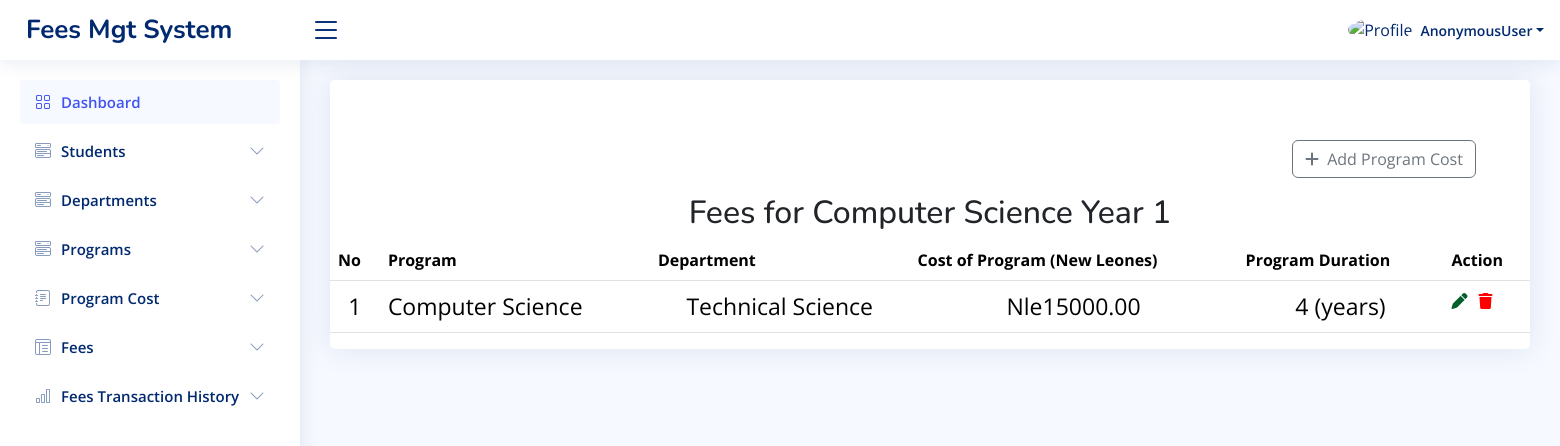
Page /cs_cost1/ on the committed database.
### app/models.py (models this page shows, shortened)
class CS_Cost1(models.Model):
    program_name = models.CharField(max_length=255, null=True)
    program_duration = models.CharField(max_length=255)
    program_fees = models.DecimalField(max_digits=10, decimal_places=2)
    department = models.ForeignKey(Department, on_delete=models.CASCADE)
    all_program = models.ForeignKey(Programs, on_delete=models.CASCADE)

class Department(models.Model):
    department_name = models.CharField(max_length=100)

### app/views.py (the view, shortened to what this page needs)
# urls.py: path('cs_cost1/', views.cs_cost1, name='cs_cost1'),
def cs_cost1(request):
    programs = CS_Cost1.objects.all()  # Query for existing Program entries
    departments = Department.objects.all()
    all_programs = Programs.objects.all()  # Fetch all Programs to display in the form dropdown
    return render(request, 'cs_cost1.html', {
        'departments': departments,
        'programs': programs,
        'all_programs': all_programs,  # Send all_programs to the template
    })

### templates/cs_cost1.html (shortened to what this page needs)
{% load static %}
<!DOCTYPE html>
<html lang="en">
<head>
    <link href="{% static 'vendor1/bootstrap/css/bootstrap.min.css' %}" rel="stylesheet">
    <link href="{% static 'vendor1/bootstrap-icons/bootstrap-icons.css' %}" rel="stylesheet">
    <link href="{% static 'vendor1/boxicons/css/boxicons.min.css' %}" rel="stylesheet">
    <link href="{% static 'vendor1/quill/quill.snow.css' %}" rel="stylesheet">
    <link href="{% static 'vendor1/quill/quill.bubble.css' %}" rel="stylesheet">
    <link href="{% static 'vendor1/remixicon/remixicon.css' %}" rel="stylesheet">
    <link href="{% static 'vendor1/simple-datatables/style.css' %}" rel="stylesheet">
    <link rel="stylesheet" href="https://cdnjs.cloudflare.com/ajax/libs/font-awesome/6.6.0/css/all.min.css" />
    <link href="{% static 'css1/style.css' %}" rel="stylesheet">
  </head>
<body>
  <header id="header" class="header fixed-top d-flex align-items-center">
    <div class="d-flex align-items-center justify-content-between">
      <a href="{% url 'main_home' %}" class="logo d-flex align-items-center">
        <span class="d-none d-lg-block">Fees Mgt System</span>
      </a>
      <i class="bi bi-list toggle-sidebar-btn"></i>
    </div>
    <nav class="header-nav ms-auto">
      <ul class="d-flex align-items-center">
        <li class="nav-item dropdown pe-3">
          <a class="nav-link nav-profile d-flex align-items-center pe-0" href="#" data-bs-toggle="dropdown">
            <img src="{% static 'img1/cusl.png' %}" alt="Profile" class="rounded-circle">
            <span class="d-none d-md-block dropdown-toggle ps-2">{{user}}</span>
          </a>
        </li>
      </ul>
    </nav>
  </header>
  <aside id="sidebar" class="sidebar">
    <ul class="sidebar-nav" id="sidebar-nav">
      <li class="nav-item">
        <a class="nav-link " href="{% url 'main_home' %}">
          <i class="bi bi-grid"></i>
          <span>Dashboard</span>
        </a>
      </li>
      <li class="nav-item">
        <a class="nav-link collapsed" data-bs-target="#components-nav" data-bs-toggle="collapse" href="#">
          <i class="bi bi-menu-button-wide"></i><span>Students</span><i class="bi bi-chevron-down ms-auto"></i>
        </a>
      </li>
      <li class="nav-item">
        <a class="nav-link collapsed" data-bs-target="#components-nav2" data-bs-toggle="collapse" href="#">
          <i class="bi bi-menu-button-wide"></i><span>Departments</span><i class="bi bi-chevron-down ms-auto"></i>
        </a>
      </li>
      <li class="nav-item">
        <a class="nav-link collapsed" data-bs-target="#components-nav1" data-bs-toggle="collapse" href="#">
          <i class="bi bi-menu-button-wide"></i><span>Programs</span><i class="bi bi-chevron-down ms-auto"></i>
        </a>
      </li>
      <li class="nav-item">
        <a class="nav-link collapsed" data-bs-target="#forms-nav" data-bs-toggle="collapse" href="#">
          <i class="bi bi-journal-text"></i><span>Program Cost</span><i class="bi bi-chevron-down ms-auto"></i>
        </a>
      </li>
      <li class="nav-item">
        <a class="nav-link collapsed" data-bs-target="#tables-nav" data-bs-toggle="collapse" href="#">
          <i class="bi bi-layout-text-window-reverse"></i><span>Fees</span><i class="bi bi-chevron-down ms-auto"></i>
        </a>
      </li>
      <li class="nav-item">
        <a class="nav-link collapsed" data-bs-target="#charts-nav" data-bs-toggle="collapse" href="#">
          <i class="bi bi-bar-chart"></i><span>Fees Transaction History</span><i class="bi bi-chevron-down ms-auto"></i>
        </a>
      </li>
    </ul>
  </aside>
  <main id="main" class="main">
    <section class="section">
      <div class="row">
        <div class="col-lg-12">
          <div class="card">
            <div class="container">
                <div class="row" style="margin-top: 60px;">
                    <div class="col-md-12" style="margin-left: 950px;">
                        <a href="" class="btn btn-outline-secondary" data-bs-target="#exampleModalToggle" data-bs-toggle="modal">
                            <i class="fa fa-plus" aria-hidden="true"></i>
                            <span class="ms-1">Add Program Cost</span>
                        </a>
                    </div>
                </div>
            </div>
            <h2 class="text-center mt-3">Fees for Computer Science Year 1</h2>
              <table class="table datatable">
                <thead>
                  <tr>
                    <th>No</th>
                    <th>Program</th>
                    <th>Department</th>
                    <th>Cost of Program (New Leones)</th>
                    <th>Program Duration</th>
                    <th>Action</th>
                  </tr>
                </thead>
                <tbody>
               {% for program in programs %}
                  <tr>
                    <td style="text-align: center; font-size: 23px;">{{forloop.counter}}</td>
                    <td style="font-size: 23px;">{{program.program_name}}</td>
                    <td style="text-align: center; font-size: 23px;">{{program.department.department_name}}</td>
                    <td style="text-align: center; font-size: 23px;">Nle{{program.program_fees}}</td>
                    <td style="text-align: center; font-size: 23px;">{{program.program_duration}} (years)</td>
                    <td>
                      <a href="{% url 'edit_cs_cost1' program.id %}">
                        <i class="fas fa-pen" style="color: rgb(5, 94, 43);"></i>
                      </a>
                      <a href="{% url 'delete_cs_cost1' program.id %}" >
                        <i class="fas fa-trash" style="color: red; margin-left: 7px;"></i>
                    </a>
                    </td>
                  </tr>
                {% endfor %}
                </tbody>
              </table>
            </div>
          </div>
        </div>
    </section>
</body>
</html>

### static/css1/style.css (style rules this page uses)
:root { scroll-behavior: smooth; }
body { font-family: "Open Sans", sans-serif; background: #f6f9ff; color: #444444; }
a { color: #4154f1; text-decoration: none; }
h1, h2, h3, h4, h5, h6 { font-family: "Nunito", sans-serif; }
#main { margin-top: 60px; padding: 20px 30px; transition: all 0.3s; }
.card { margin-bottom: 30px; border: none; border-radius: 5px; box-shadow: 0px 0 30px rgba(1, 41, 112, 0.1); }
.logo { line-height: 1; }
@media (min-width: 1200px) { .logo { width: 280px; } }
.logo span { font-size: 26px; font-weight: 700; color: #012970; font-family: "Nunito", sans-serif; }
.header { transition: all 0.5s; z-index: 997; height: 60px; box-shadow: 0px 2px 20px rgba(1, 41, 112, 0.1); background-color: #fff; padding-left: 20px; }
.header .toggle-sidebar-btn { font-size: 32px; padding-left: 10px; cursor: pointer; color: #012970; }
.header-nav ul { list-style: none; }
.header-nav>ul { margin: 0; padding: 0; }
.header-nav .nav-profile { color: #012970; }
.header-nav .nav-profile img { max-height: 36px; }
.header-nav .nav-profile span { font-size: 14px; font-weight: 600; }
.sidebar { position: fixed; top: 60px; left: 0; bottom: 0; width: 300px; z-index: 996; transition: all 0.3s; padding: 20px; overflow-y: auto; scrollbar-width: thin; scrollbar-color: #aab7cf transparent; box-shadow: 0px 0px 20px rgba(1, 41, 112, 0.1); background-color: #fff; }
@media (min-width: 1200px) { #main, #footer { margin-left: 300px; } }
.sidebar-nav { padding: 0; margin: 0; list-style: none; }
.sidebar-nav li { padding: 0; margin: 0; list-style: none; }
.sidebar-nav .nav-item { margin-bottom: 5px; }
.sidebar-nav .nav-link { display: flex; align-items: center; font-size: 15px; font-weight: 600; color: #4154f1; transition: 0.3; background: #f6f9ff; padding: 10px 15px; border-radius: 4px; }
.sidebar-nav .nav-link i { font-size: 16px; margin-right: 10px; color: #4154f1; }
.sidebar-nav .nav-link.collapsed { color: #012970; background: #fff; }
.sidebar-nav .nav-link.collapsed i { color: #899bbd; }
.sidebar-nav .nav-link .bi-chevron-down { margin-right: 0; transition: transform 0.2s ease-in-out; }

### rows in the picture
CS_Cost1: program_name "Computer Science", department.department_name "Technical Science", program_fees "15000.00", program_duration "4"

### other values in the picture
{{ user }} "AnonymousUser"
